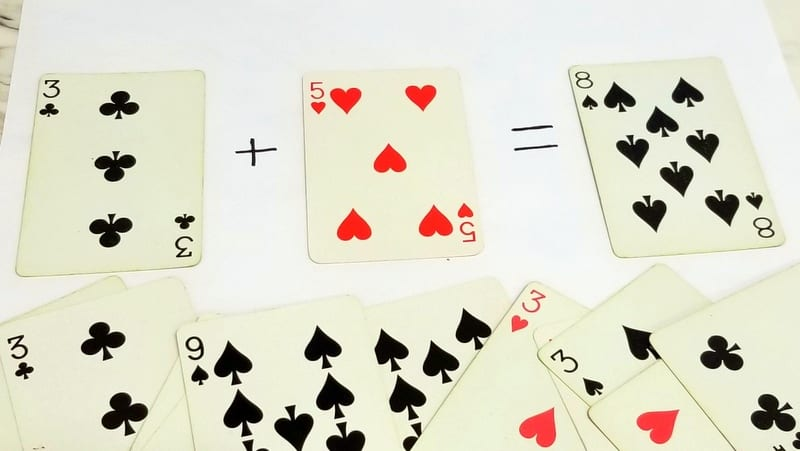
#> input picture src/cards.jpg, 800 x 451 px, given in place of the camera
$ python drawPen.py
#> lines starting #> are read from the running program, lines starting #| are printed output that depends on the picture; after the words box and inside, x2 and y2 are one past the last pixel; in counts of white or black regions, pixels touching at a corner belong together
### tutorial/Trackbar.py
import cv2
import numpy as np

class Trackbar:

    def __init__(self, image):

        self.image = image

        def empty(a):
            pass

        cv2.namedWindow("TrackBars")
        cv2.resizeWindow("TrackBars", 640, 240)
        cv2.createTrackbar("Hue min", "TrackBars", 0, 179, empty)
        cv2.createTrackbar("Hue max", "TrackBars", 179, 179, empty)
        cv2.createTrackbar("Sat min", "TrackBars", 0, 255, empty)
        cv2.createTrackbar("Sat max", "TrackBars", 255, 255, empty)
        cv2.createTrackbar("Val min", "TrackBars", 0, 255, empty)
        cv2.createTrackbar("Val max", "TrackBars", 255, 255, empty)
        cv2.waitKey(1)

    def updateImage(self, image):
        self.image = image

    # [9 lines left out: function getTrackbarValues, not called in this run]

    def mask(self, imageHSV):
        # h_min, h_max, s_min, s_max, v_min, v_max = self.getTrackbarValues()
        h_min, h_max, s_min, s_max, v_min, v_max = 95, 179, 144, 255, 40, 255
        lower = np.array([h_min, s_min, v_min])
        upper = np.array([h_max, s_max, v_max])
        mask = cv2.inRange(imageHSV, lower, upper)
        maskResult = cv2.bitwise_and(self.image, self.image, mask=mask)
        return mask, maskResult

### tutorial/imagePreview.py
import cv2
import numpy as np

def imagePreview(scale,imgArray):
    rows = len(imgArray)
    cols = len(imgArray[0])
    rowsAvailable = isinstance(imgArray[0], list)
    width = imgArray[0][0].shape[1]
    height = imgArray[0][0].shape[0]
    if rowsAvailable:
        for x in range ( 0, rows):
            for y in range(0, cols):
                if imgArray[x][y].shape[:2] == imgArray[0][0].shape [:2]:
                    imgArray[x][y] = cv2.resize(imgArray[x][y], (0, 0), None, scale, scale)
                else:
                    imgArray[x][y] = cv2.resize(imgArray[x][y], (imgArray[0][0].shape[1], imgArray[0][0].shape[0]), None, scale, scale)
                if len(imgArray[x][y].shape) == 2: imgArray[x][y]= cv2.cvtColor( imgArray[x][y], cv2.COLOR_GRAY2BGR)
        imageBlank = np.zeros((height, width, 3), np.uint8)
        hor = [imageBlank]*rows
        hor_con = [imageBlank]*rows
        for x in range(0, rows):
            hor[x] = np.hstack(imgArray[x])
        ver = np.vstack(hor)
    else:
        for x in range(0, rows):
            if imgArray[x].shape[:2] == imgArray[0].shape[:2]:
                imgArray[x] = cv2.resize(imgArray[x], (0, 0), None, scale, scale)
            else:
                imgArray[x] = cv2.resize(imgArray[x], (imgArray[0].shape[1], imgArray[0].shape[0]), None,scale, scale)
            if len(imgArray[x].shape) == 2: imgArray[x] = cv2.cvtColor(imgArray[x], cv2.COLOR_GRAY2BGR)
        hor= np.hstack(imgArray)
        ver = hor
    return ver


def resizeWithRatio(image, new_width=250):
    width = image.shape[1]
    height = image.shape[0]
    ratio = new_width/width
    return cv2.resize(image, (new_width, int(height * ratio)))


# [5 lines of commented-out code are left out]

### project/drawPen.py
import cv2
import numpy as np
from tutorial import imagePreview
from tutorial.Trackbar import Trackbar

points = []

def paint(image, x, y):
    global points
    points.append([x, y])
    for p in points:

        if p[0] < 50 and p[1] < 50:
            points = []
            break

        cv2.circle(image, (p[0], p[1]), 20, (255, 0, 0), cv2.FILLED)

def getContours(image, imageContour = np.zeros((512, 512, 3), np.uint8)):
    contours, hierarchy = cv2.findContours(image, cv2.RETR_EXTERNAL, cv2.CHAIN_APPROX_NONE)
    for contour in contours:
        area = cv2.contourArea(contour)
        # print("Area", area)

        if area > 500:
            cv2.drawContours(imageContour, contour, -1, (255, 0, 0), 3)
            peri = cv2.arcLength(contour, True)
            # print("Perimeter", peri)
            approx = cv2.approxPolyDP(contour, 0.02*peri, True)
            print("Approx", len(approx))
            # print(approx)
            corners = len(approx)
            x, y, w, h = cv2.boundingRect(approx)
            paint(imageContour, x+w//2, y)
            print(x, y, w, h)
            cv2.rectangle(imageContour, (x, y), (x+w, y+h), (0, 255, 0), 2)

    return imageContour

webcam = cv2.VideoCapture(0)
success, img = webcam.read()
#> img is the input picture: shape (451, 800, 3); mean B, G, R 204.9, 220.6, 222.1
trackbar = Trackbar(img)

blueMask = [95, 179, 144, 255, 40, 255]

while True:
    success, img = webcam.read()
    img = cv2.flip(img, 1)
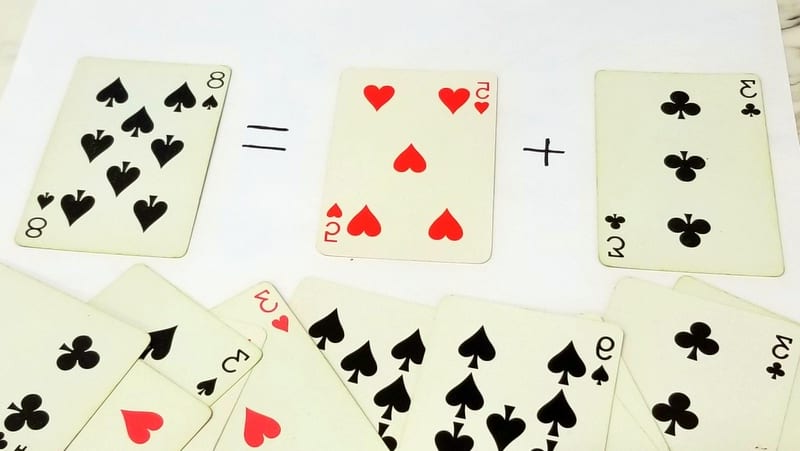
#> img: shape (451, 800, 3); mean B, G, R 204.9, 220.6, 222.1
    cv2.circle(img, (50, 50), 50, (255, 0, 255), cv2.FILLED)
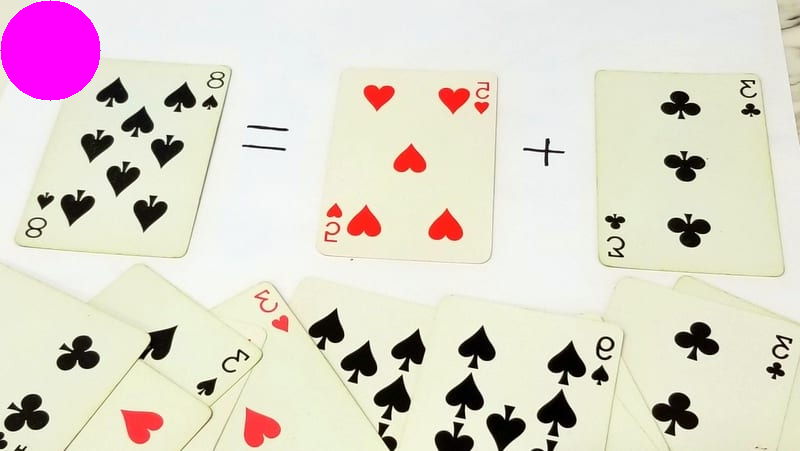
#> img: shape (451, 800, 3); 2.17% of pixels changed, all inside (x1, y1, x2, y2) = (0, 0, 101, 101)
    imgHSV = cv2.cvtColor(img, cv2.COLOR_BGR2HSV)
#> imgHSV: shape (451, 800, 3); mean H, S, V 43.7, 35.1, 224.4
    trackbar.updateImage(img)
    mask, maskResult = trackbar.mask(imgHSV)
#> in mask, `mask = cv2.inRange(imageHSV, lower, upper)`:
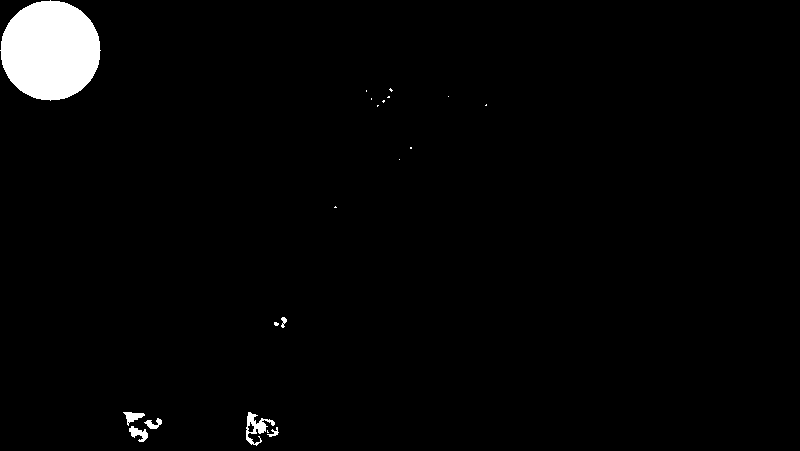
#> mask: shape (451, 800); 2.4% white; 20 white regions (13 under 20 px)
#> in mask, `maskResult = cv2.bitwise_and(self.image, self.image, mask=mask)`:
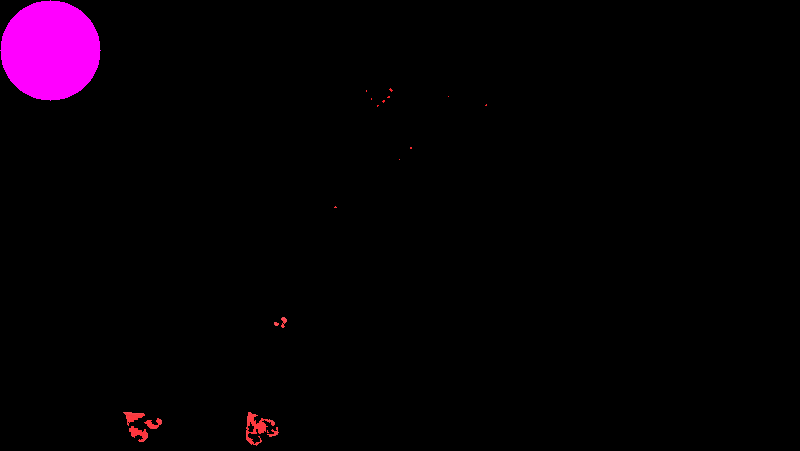
#> maskResult: shape (451, 800, 3); mean B, G, R 5.7, 0.1, 6.2
    imgContour = getContours(mask, img)
#> in getContours, `contours, hierarchy = cv2.findContours(image, cv2.RETR_EXTERNAL, cv2.C..`: contours = 20 contours, 13 with area under 20; largest, box (x1, y1, x2, y2) and area: (0, 0, 101, 101) 7704, (246, 412, 275, 446) 308, (129, 426, 148, 442) 126, (123, 412, 145, 426) 118, (144, 418, 162, 429) 76, (281, 317, 287, 328) 28, (267, 427, 279, 437) 26
#> the loop in getContours, `for contour in contours:` made 20 passes
#> (area, peri, corners, x, y, w, h) on pass 20: (7704, 329.7, 8, 0, 0, 101, 101)
#> area on passes 2, 3, 4, 5, 6, 8: 26.5, 125.5, 75.5, 308, 117.5, 27.5
#| Approx 8
#| 0 0 101 101
    imgContour = imagePreview.resizeWithRatio(imgContour, 600)
#> in resizeWithRatio, `return cv2.resize(image, (new_width, int(height * ratio)))`:
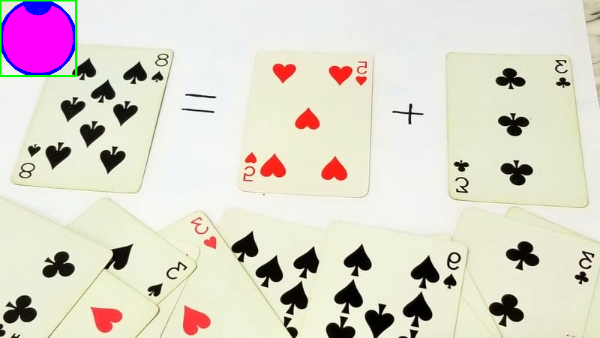
#> returned value: shape (338, 600, 3); mean of channels 0, 1, 2 204.8, 215.2, 220.7; drawn as B, G, R
    # cv2.imshow("Contour", imgContour)

    imgPreview = imagePreview.imagePreview(0.4, [[img, imgHSV], [mask, maskResult]])
#> after the loop in imagePreview, `for x in range ( 0, rows):`: imgArray = 2 items
#> in imagePreview, `ver = np.vstack(hor)`:
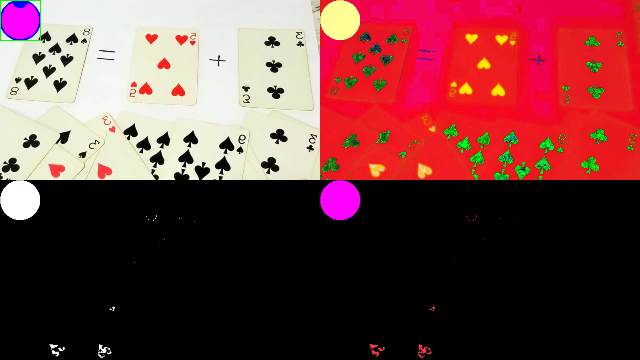
#> ver: shape (360, 640, 3); mean of channels 0, 1, 2 65.1, 64.2, 114.4; drawn as B, G, R
    cv2.imshow("Preview", imgPreview)
    cv2.waitKey(1)
